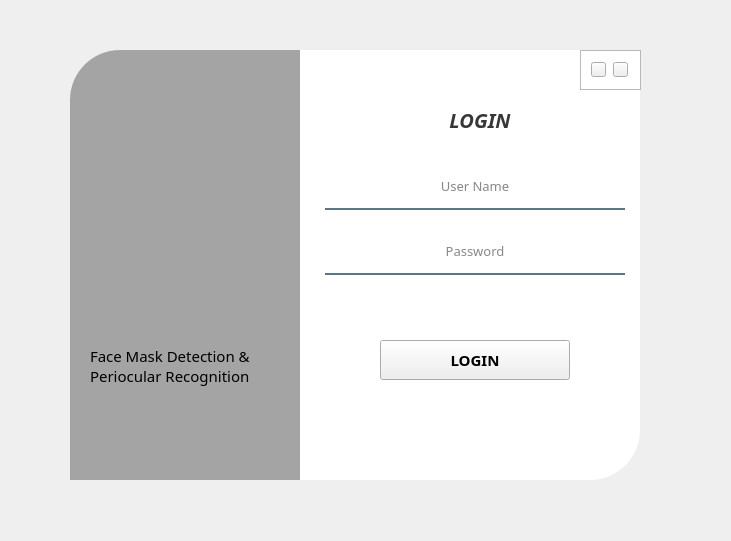
<?xml version="1.0" encoding="UTF-8"?>
<ui version="4.0">
 <class>MainWindow</class>
 <widget class="QMainWindow" name="MainWindow">
  <property name="geometry">
   <rect>
    <x>0</x>
    <y>0</y>
    <width>731</width>
    <height>541</height>
   </rect>
  </property>
  <property name="windowTitle">
   <string>MainWindow</string>
  </property>
  <widget class="QWidget" name="centralwidget">
   <widget class="QWidget" name="widget" native="true">
    <property name="geometry">
     <rect>
      <x>30</x>
      <y>20</y>
      <width>661</width>
      <height>500</height>
     </rect>
    </property>
    <widget class="QLabel" name="label">
     <property name="geometry">
      <rect>
       <x>40</x>
       <y>30</y>
       <width>280</width>
       <height>430</height>
      </rect>
     </property>
     <property name="styleSheet">
      <string notr="true">border-image: url(:/images/login_bg.jpg);
background-color: rgba(0, 0, 0, 80);
border-top-left-radius: 50px;</string>
     </property>
     <property name="text">
      <string/>
     </property>
     <property name="alignment">
      <set>Qt::AlignCenter</set>
     </property>
    </widget>
    <widget class="QLabel" name="label_3">
     <property name="geometry">
      <rect>
       <x>270</x>
       <y>30</y>
       <width>340</width>
       <height>430</height>
      </rect>
     </property>
     <property name="styleSheet">
      <string notr="true">background-color:rgba(255, 255, 255, 255);
border-bottom-right-radius:50px</string>
     </property>
     <property name="text">
      <string/>
     </property>
    </widget>
    <widget class="QLabel" name="label_4">
     <property name="geometry">
      <rect>
       <x>90</x>
       <y>110</y>
       <width>141</width>
       <height>141</height>
      </rect>
     </property>
     <property name="styleSheet">
      <string notr="true">border-image: url(:/images/thesis_system_logo.png);
</string>
     </property>
     <property name="text">
      <string/>
     </property>
     <property name="alignment">
      <set>Qt::AlignCenter</set>
     </property>
    </widget>
    <widget class="QLabel" name="label_2">
     <property name="geometry">
      <rect>
       <x>400</x>
       <y>80</y>
       <width>100</width>
       <height>40</height>
      </rect>
     </property>
     <property name="font">
      <font>
       <family>Aileron SemiBold</family>
       <pointsize>15</pointsize>
       <weight>75</weight>
       <italic>true</italic>
       <bold>true</bold>
      </font>
     </property>
     <property name="styleSheet">
      <string notr="true">color: rgba(0, 0, 0, 200);</string>
     </property>
     <property name="text">
      <string>LOGIN</string>
     </property>
     <property name="alignment">
      <set>Qt::AlignCenter</set>
     </property>
    </widget>
    <widget class="QLineEdit" name="userName_TextBox">
     <property name="geometry">
      <rect>
       <x>295</x>
       <y>150</y>
       <width>300</width>
       <height>40</height>
      </rect>
     </property>
     <property name="font">
      <font>
       <family>Agrandir Thin</family>
       <pointsize>10</pointsize>
       <weight>50</weight>
       <bold>false</bold>
      </font>
     </property>
     <property name="styleSheet">
      <string notr="true">background-color: rgba(0, 0, 0, 0);
border:none;
border-bottom:2px solid rgba(46, 82, 101, 200);
color:rgba(0, 0, 0, 240);
padding-bottom:7px;</string>
     </property>
     <property name="alignment">
      <set>Qt::AlignCenter</set>
     </property>
     <property name="placeholderText">
      <string>User Name</string>
     </property>
    </widget>
    <widget class="QLineEdit" name="password_TextBox">
     <property name="geometry">
      <rect>
       <x>295</x>
       <y>215</y>
       <width>300</width>
       <height>40</height>
      </rect>
     </property>
     <property name="font">
      <font>
       <family>Agrandir Thin</family>
       <pointsize>10</pointsize>
       <weight>50</weight>
       <bold>false</bold>
      </font>
     </property>
     <property name="styleSheet">
      <string notr="true">background-color: rgba(0, 0, 0, 0);
border:none;
border-bottom:2px solid rgba(46, 82, 101, 200);
color:rgba(0, 0, 0, 240);
padding-bottom:7px;</string>
     </property>
     <property name="alignment">
      <set>Qt::AlignCenter</set>
     </property>
     <property name="placeholderText">
      <string>Password</string>
     </property>
    </widget>
    <widget class="QPushButton" name="login_btn">
     <property name="geometry">
      <rect>
       <x>350</x>
       <y>320</y>
       <width>190</width>
       <height>40</height>
      </rect>
     </property>
     <property name="font">
      <font>
       <family>Aileron Bold</family>
       <pointsize>11</pointsize>
       <weight>75</weight>
       <bold>true</bold>
      </font>
     </property>
     <property name="styleSheet">
      <string notr="true">QPushButton#pushButton{
background-color: rgba(0, 0, 0, 50);
	color:rgba(255, 255, 255, 210);
	border-radius:5px;
}

QPushButton#pushButton:hover{
	background-color:rgba(0, 0, 0, 255);
}

QPushButton#pushButton:pressed{
	padding-left:5px;
	padding-top:5px;
	background-color:rgba(255, 50, 85, 1);
}

QPushButton#pushButton_2, #pushButton_3, #pushButton_4, #pushButton_5{
	background-color: rgba(0, 0, 0, 0);
	color:rgba(85, 98, 112, 255);
}

QPushButton#pushButton_2:hover, #pushButton_3:hover, #pushButton_4:hover, #pushButton_5:hover{
	color: rgba(131, 96, 53, 255);
}

QPushButton#pushButton_2:pressed, #pushButton_3:pressed, #pushButton_4:pressed, #pushButton_5:pressed{
	padding-left:5px;
	padding-top:5px;
	color:rgba(91, 88, 53, 255);
}</string>
     </property>
     <property name="text">
      <string>LOGIN</string>
     </property>
    </widget>
    <widget class="QLabel" name="label_5">
     <property name="geometry">
      <rect>
       <x>60</x>
       <y>270</y>
       <width>231</width>
       <height>151</height>
      </rect>
     </property>
     <property name="font">
      <font>
       <family>Aileron Bold</family>
       <pointsize>11</pointsize>
      </font>
     </property>
     <property name="layoutDirection">
      <enum>Qt::RightToLeft</enum>
     </property>
     <property name="text">
      <string>Face Mask Detection &amp; Periocular Recognition</string>
     </property>
     <property name="alignment">
      <set>Qt::AlignLeading|Qt::AlignLeft|Qt::AlignVCenter</set>
     </property>
     <property name="wordWrap">
      <bool>true</bool>
     </property>
    </widget>
    <widget class="QFrame" name="frame">
     <property name="geometry">
      <rect>
       <x>550</x>
       <y>30</y>
       <width>61</width>
       <height>40</height>
      </rect>
     </property>
     <property name="frameShape">
      <enum>QFrame::StyledPanel</enum>
     </property>
     <property name="frameShadow">
      <enum>QFrame::Raised</enum>
     </property>
     <layout class="QHBoxLayout" name="horizontalLayout">
      <item>
       <widget class="QPushButton" name="pushButton_2">
        <property name="minimumSize">
         <size>
          <width>15</width>
          <height>15</height>
         </size>
        </property>
        <property name="maximumSize">
         <size>
          <width>15</width>
          <height>15</height>
         </size>
        </property>
        <property name="styleSheet">
         <string notr="true">border-image: url(:/images/minimize_icon.png);</string>
        </property>
        <property name="text">
         <string/>
        </property>
       </widget>
      </item>
      <item>
       <widget class="QPushButton" name="pushButton_3">
        <property name="minimumSize">
         <size>
          <width>15</width>
          <height>15</height>
         </size>
        </property>
        <property name="maximumSize">
         <size>
          <width>15</width>
          <height>15</height>
         </size>
        </property>
        <property name="styleSheet">
         <string notr="true">border-image: url(:/images/close_icon.png);</string>
        </property>
        <property name="text">
         <string/>
        </property>
       </widget>
      </item>
     </layout>
    </widget>
   </widget>
  </widget>
 </widget>
 <resources>
  <include location="../gui_image_resource/res.qrc"/>
 </resources>
 <connections/>
</ui>
